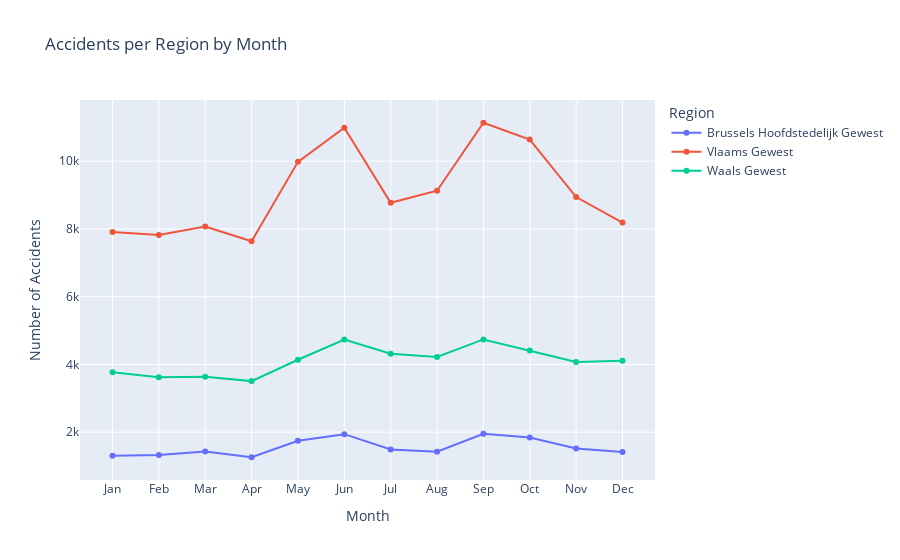

Notebook cell for this chart:
### Code cell
# Grouping accidents per region and month
accidents_per_region = df.groupby(['Month', 'Region'])[['Accident']].sum()
accidents_per_region = accidents_per_region.reset_index()
accidents_per_region['Month'] = pd.to_datetime(accidents_per_region['Month'], format='%m').dt.month_name().str.slice(stop=3)
fig=px.line(accidents_per_region, x='Month', y='Accident', title='Accidents per Region by Month', color='Region', 
        labels={'Month':'Month', 'Accident':'Number of Accidents', 'Region':'Region'},line_group='Region',markers=True)
fig.write_html('Accidents_per_Region_by_Month.html')
fig.show()

### Figure 1 — Plotly figure (JSON) as saved in the notebook; plotly's stock layout.template omitted (floating-point values rounded to 4 significant figures)
{"data": [{"hovertemplate": "Region=Brussels Hoofdstedelijk Gewest<br>Month=%{x}<br>Number of Accidents=%{y}<extra></extra>", "legendgroup": "Brussels Hoofdstedelijk Gewest", "line": {"color": "#636efa", "dash": "solid"}, "marker": {"symbol": "circle"}, "mode": "lines+markers", "name": "Brussels Hoofdstedelijk Gewest", "orientation": "v", "showlegend": true, "type": "scatter", "x": ["Jan", "Feb", "Mar", "Apr", "May", "Jun", "Jul", "Aug", "Sep", "Oct", "Nov", "Dec"], "xaxis": "x", "y": [1306, 1329, 1428, 1259, 1744, 1941, 1486, 1420, 1953, 1844, 1519, 1412], "yaxis": "y"}, {"hovertemplate": "Region=Vlaams Gewest<br>Month=%{x}<br>Number of Accidents=%{y}<extra></extra>", "legendgroup": "Vlaams Gewest", "line": {"color": "#EF553B", "dash": "solid"}, "marker": {"symbol": "circle"}, "mode": "lines+markers", "name": "Vlaams Gewest", "orientation": "v", "showlegend": true, "type": "scatter", "x": ["Jan", "Feb", "Mar", "Apr", "May", "Jun", "Jul", "Aug", "Sep", "Oct", "Nov", "Dec"], "xaxis": "x", "y": [7908, 7824, 8072, 7635, 9981, 10988, 8771, 9130, 11136, 10638, 8941, 8188], "yaxis": "y"}, {"hovertemplate": "Region=Waals Gewest<br>Month=%{x}<br>Number of Accidents=%{y}<extra></extra>", "legendgroup": "Waals Gewest", "line": {"color": "#00cc96", "dash": "solid"}, "marker": {"symbol": "circle"}, "mode": "lines+markers", "name": "Waals Gewest", "orientation": "v", "showlegend": true, "type": "scatter", "x": ["Jan", "Feb", "Mar", "Apr", "May", "Jun", "Jul", "Aug", "Sep", "Oct", "Nov", "Dec"], "xaxis": "x", "y": [3771, 3623, 3637, 3507, 4137, 4737, 4317, 4222, 4738, 4411, 4071, 4111], "yaxis": "y"}], "layout": {"legend": {"title": {"text": "Region"}, "tracegroupgap": 0}, "title": {"text": "Accidents per Region by Month"}, "xaxis": {"anchor": "y", "domain": [0, 1], "title": {"text": "Month"}}, "yaxis": {"anchor": "x", "domain": [0, 1], "title": {"text": "Number of Accidents"}}}}
